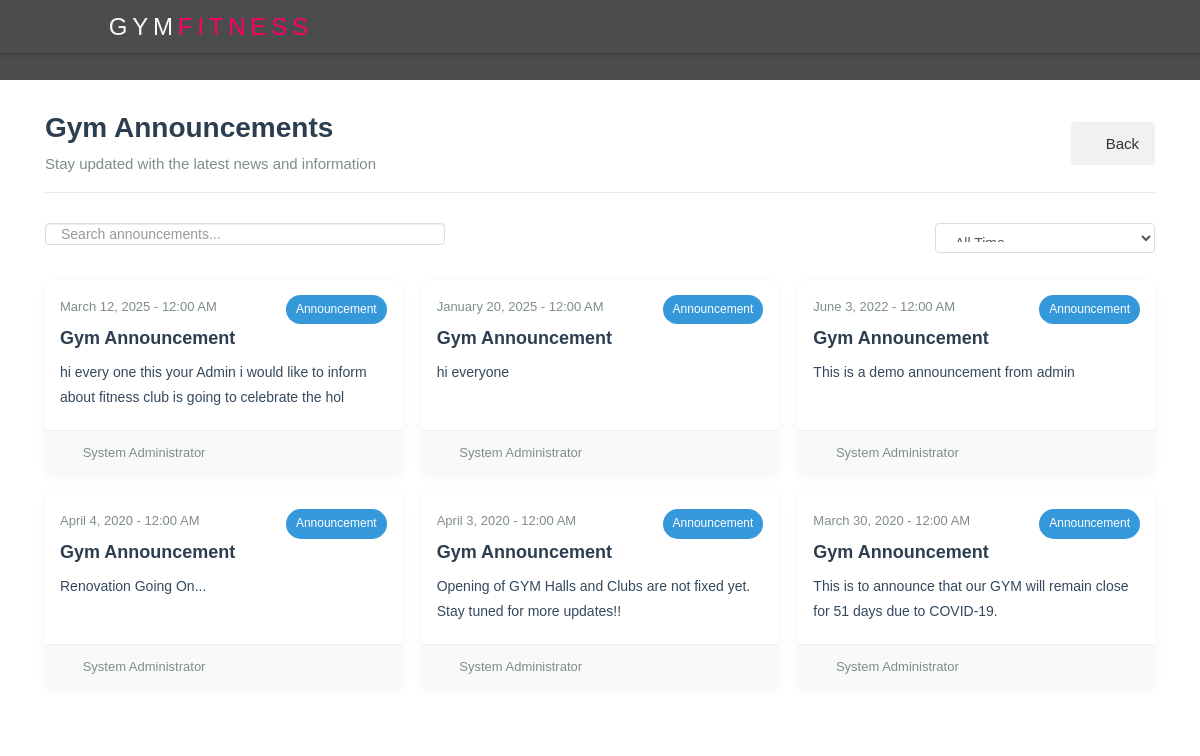
Page /users/Announcements.php (signed in) on the earlier database version.
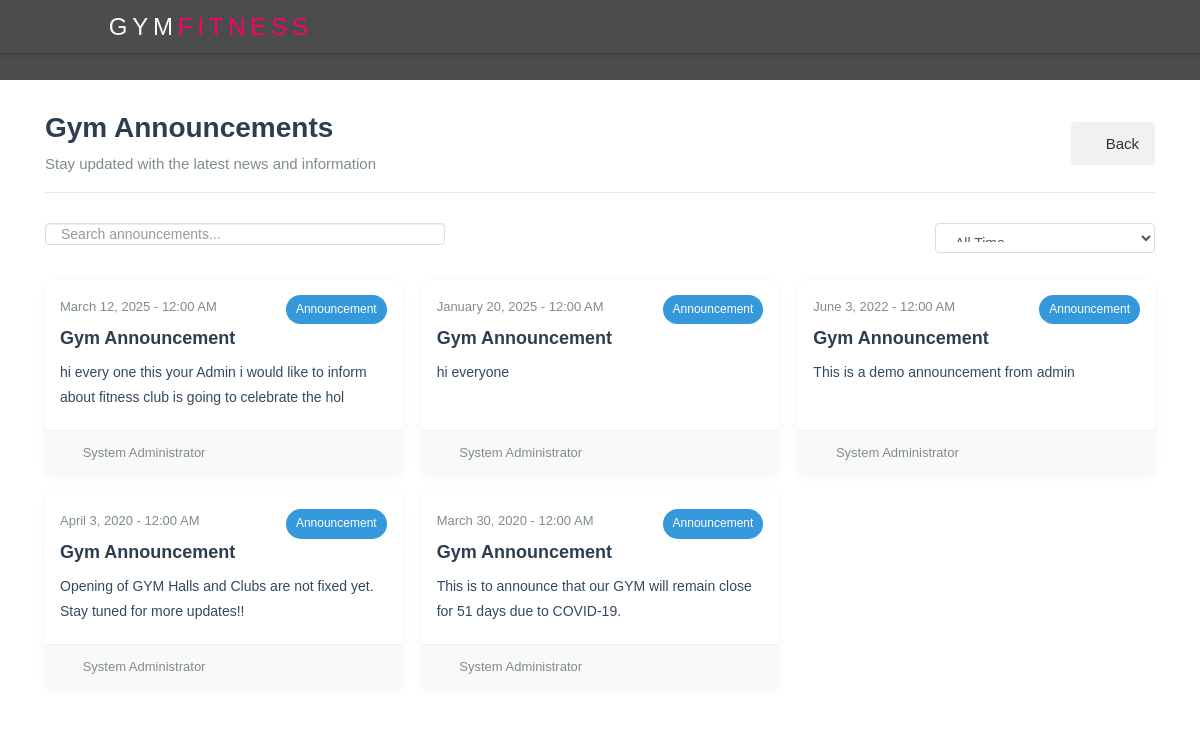
Same page on the later database version.
### tables this page shows
CREATE TABLE `announcements` (
  `id` int(11) NOT NULL,
  `message` varchar(100) NOT NULL,
  `date` date NOT NULL
);

### users/Announcements.php (the view, shortened to what this page needs)
<!doctype html>
<html lang="en">
<head>
    <link rel="stylesheet" href="//cdn.jsdelivr.net/npm/alertifyjs@1.14.0/build/css/alertify.min.css" />
    <link rel="stylesheet" href="//cdn.jsdelivr.net/npm/alertifyjs@1.14.0/build/css/themes/bootstrap.min.css" />
    <link rel="stylesheet" href="https://cdnjs.cloudflare.com/ajax/libs/font-awesome/6.7.2/css/all.min.css" />
    <link rel="stylesheet" href="../css/bootstrap.css">
    <link rel="stylesheet" href="../css/animate.css">
    <link rel="stylesheet" href="../css/owl.carousel.min.css">
    <link rel="stylesheet" href="../css/magnific-popup.css">
    <link rel="stylesheet" href="../fonts/ionicons/css/ionicons.min.css">
    <link rel="stylesheet" href="../fonts/fontawesome/css/font-awesome.min.css">
    <link rel="stylesheet" href="../css/style.css">
</head>
<link rel="stylesheet" href="https://cdnjs.cloudflare.com/ajax/libs/font-awesome/6.0.0/css/all.min.css">
<link rel="stylesheet" href="css/profile.css">
<body>
    <?php include "../include/nav.php"; ?>
     <br>
     <br>
     <br>
    <div class="main-content ">
        <div class="container">
            <div class="page-header">
                <div class="header-content">
                    <h1>Gym Announcements</h1>
                    <p>Stay updated with the latest news and information</p>
                </div>
                <div class="header-actions">
                    <a href="../index.php" class="btn-back">
                        <i class="icon-arrow-left"></i> Back
                    </a>
                </div>
            </div>
            <div class="search-filter-bar">
                <div class="search-box">
                    <input type="text" id="searchInput" placeholder="Search announcements...">
                    <i class="icon-search"></i>
                </div>
                <div class="filter-options">
                    <select id="filterSelect">
                        <option value="all">All Time</option>
                    </select>
                </div>
            </div>
            <div class="announcements-grid">
                <?php
                $qry = "SELECT * FROM announcements ORDER BY date DESC";
                $result = mysqli_query($con, $qry);
                if (mysqli_num_rows($result) > 0) {
                    while ($row = mysqli_fetch_array($result)) {
                        $date = new DateTime($row['date']);
                        $formatted_date = $date->format('F j, Y - h:i A');
                        echo "<div class='announcement-card'>";
                        echo "<div class='announcement-badge'>Announcement</div>";
                        echo "<div class='announcement-date'>" . $formatted_date . "</div>";
                        echo "<h3 class='announcement-title'>Gym Announcement</h3>";
                        echo "<div class='announcement-content'>" . $row['message'] . "</div>";
                        echo "<div class='announcement-footer'>";
                        echo "<div class='admin-info'><i class='icon-user'></i> System Administrator</div>";
                        echo "</div>";
                        echo "</div>";
                    }
                } else {
                    echo "<div class='no-announcements'>";
                    echo "<i class='icon-info-sign'></i>";
                    echo "<p>No announcements available at this time.</p>";
                    echo "</div>";
                }
                ?>
            </div>
        </div>
    </div>
    </body>
</html>

### include/nav.php (shortened to what this page needs)
<header role="banner">
  <nav class="navbar navbar-expand-md navbar-dark" style="background-color: #000;">
    <div class="container">
      <a class="navbar-brand fw-bold text-light" href="http://localhost/gymphp/index.php" style="font-size: 1.5rem;">
        GYM<span style="color: #ff0066;">FITNESS</span>
      </a>
    </div>
  </nav>
</header>

### css/style.css (style rules this page uses)
html { overflow-x: hidden; }
body { background: #fff; font-weight: 400; font-family: 'Poppins', sans-serif; font-size: 15px; line-height: 1.8; color: #868e96; }
a { -webkit-transition: .3s all ease; -o-transition: .3s all ease; transition: .3s all ease; text-decoration: none; }
h1, h2, h3, h4, h5 { color: #000; }
header { position: absolute; top: 0; left: 0; width: 100%; height: 80px; z-index: 5; padding: 0px 0; background-color: rgba(0, 0, 0,0.7); }
body { margin: 0; font-family: Arial, sans-serif; }
.navbar { position: fixed; top: 0; width: 100%; margin-top: -30px; background: linear-gradient(to right, #d3d3a4, #d3a4d3, #a4d3d3); box-shadow: 0 2px 5px rgba(0, 0, 0, 0.2); z-index: 1000; }
@media (min-width: 768px) { header { padding: 30px 0; } }
header .navbar-brand { text-transform: uppercase; letter-spacing: .2em; font-weight: 400; }
header .navbar-brand span { color: #f73471; }
@media (min-width: 768px) { header .navbar-brand span { color: #ced4da; } }
header .navbar { background: black !important; padding-top: .5rem; padding-bottom: .5rem; }
@media (min-width: 768px) { header .navbar { padding-top: 0; padding-bottom: 0; background: none !important; position: relative; } }

### users/css/profile.css (style rules this page uses)
body { font-family: 'Poppins', sans-serif; }
input { width: 100%; padding: 12px 15px; border: 2px solid #e0e0e0; border-radius: 8px; font-size: 1rem; transition: border-color 0.3s ease; }

### users/Announcements.php (style rules this page uses)
.page-header { display: flex; justify-content: space-between; align-items: center; margin: 30px 0; padding-bottom: 15px; border-bottom: 1px solid #eaeaea; }
.header-content h1 { font-size: 28px; font-weight: 600; margin: 0 0 5px 0; color: #2c3e50; }
.header-content p { color: #7f8c8d; margin: 0; }
.btn-back { display: inline-flex; align-items: center; padding: 8px 16px; background-color: #f1f1f1; color: #333; border-radius: 4px; text-decoration: none; transition: all 0.2s ease; }
.btn-back i { margin-right: 5px; }
.search-filter-bar { display: flex; justify-content: space-between; margin-bottom: 25px; }
.search-box { position: relative; flex: 1; max-width: 400px; }
.search-box input { width: 100%; padding: 10px 15px; padding-right: 40px; border: 1px solid #ddd; border-radius: 4px; font-size: 14px; }
.search-box i { position: absolute; right: 15px; top: 50%; transform: translateY(-50%); color: #aaa; }
.filter-options select { padding: 10px 15px; border: 1px solid #ddd; border-radius: 4px; background-color: white; font-size: 14px; cursor: pointer; }
.announcements-grid { display: grid; grid-template-columns: repeat(auto-fill, minmax(300px, 1fr)); gap: 20px; margin-bottom: 40px; }
.announcement-card { background-color: white; border-radius: 8px; box-shadow: 0 2px 10px rgba(0,0,0,0.05); overflow: hidden; transition: transform 0.2s ease, box-shadow 0.2s ease; position: relative; }
.announcement-badge { position: absolute; top: 15px; right: 15px; background-color: #3498db; color: white; padding: 4px 10px; border-radius: 20px; font-size: 12px; font-weight: 500; }
.announcement-date { padding: 15px 15px 0; color: #7f8c8d; font-size: 13px; }
.announcement-title { padding: 10px 15px 0; margin: 0; font-size: 18px; font-weight: 600; color: #2c3e50; }
.announcement-content { padding: 10px 15px; color: #34495e; font-size: 14px; min-height: 80px; }
.announcement-footer { padding: 10px 15px; border-top: 1px solid #f1f1f1; display: flex; justify-content: space-between; align-items: center; background-color: #f9f9f9; }
.admin-info { font-size: 13px; color: #7f8c8d; }
.admin-info i { margin-right: 5px; }

Differences in the rows shown:
removed announcements: date "April 4, 2020 - 12:00 AM", message "Renovation Going On..."
